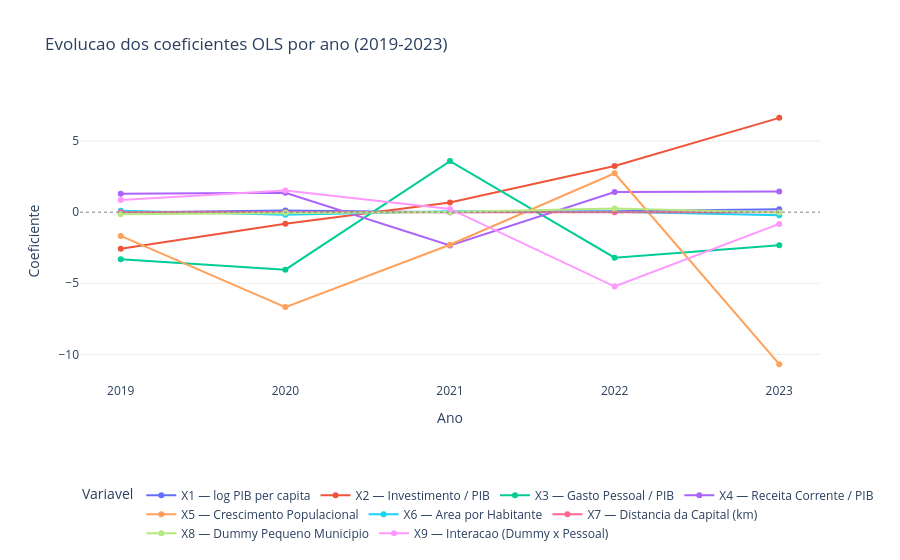

Notebook source saved alongside this figure:
### Code cell
# Grafico: evolucao dos coeficientes por ano
coef_long = res_ano_df[['Ano'] + VARIAVEIS_X].melt(id_vars='Ano', var_name='variavel', value_name='coef')
coef_long['variavel'] = coef_long['variavel'].map(ROTULOS_X)

fig_coef = px.line(
    coef_long, x='Ano', y='coef', color='variavel', markers=True,
    title='Evolucao dos coeficientes OLS por ano (2019-2023)',
    labels={'coef': 'Coeficiente', 'variavel': 'Variavel'},
)
fig_coef.add_hline(y=0, line_dash='dot', line_color='gray', line_width=1)
fig_coef.update_xaxes(tickmode='linear', dtick=1)
fig_coef.update_layout(plot_bgcolor='white', yaxis=dict(gridcolor='#eeeeee'),
                       legend=dict(orientation='h', y=-0.35, x=0))
fig_coef.show()

### Figure 1 — Plotly figure (JSON) as saved in the notebook; plotly's stock layout.template omitted (floating-point values rounded to 4 significant figures)
{"data": [{"hovertemplate": "Variavel=X1 — log PIB per capita<br>Ano=%{x}<br>Coeficiente=%{y}<extra></extra>", "legendgroup": "X1 — log PIB per capita", "line": {"color": "#636efa", "dash": "solid"}, "marker": {"symbol": "circle"}, "mode": "lines+markers", "name": "X1 — log PIB per capita", "orientation": "v", "showlegend": true, "type": "scatter", "x": [2019, 2020, 2021, 2022, 2023], "xaxis": "x", "y": [-0.0225, 0.1145, 0.0017, 0.0632, 0.2056], "yaxis": "y"}, {"hovertemplate": "Variavel=X2 — Investimento / PIB<br>Ano=%{x}<br>Coeficiente=%{y}<extra></extra>", "legendgroup": "X2 — Investimento / PIB", "line": {"color": "#EF553B", "dash": "solid"}, "marker": {"symbol": "circle"}, "mode": "lines+markers", "name": "X2 — Investimento / PIB", "orientation": "v", "showlegend": true, "type": "scatter", "x": [2019, 2020, 2021, 2022, 2023], "xaxis": "x", "y": [-2.57, -0.8111, 0.6822, 3.247, 6.631], "yaxis": "y"}, {"hovertemplate": "Variavel=X3 — Gasto Pessoal / PIB<br>Ano=%{x}<br>Coeficiente=%{y}<extra></extra>", "legendgroup": "X3 — Gasto Pessoal / PIB", "line": {"color": "#00cc96", "dash": "solid"}, "marker": {"symbol": "circle"}, "mode": "lines+markers", "name": "X3 — Gasto Pessoal / PIB", "orientation": "v", "showlegend": true, "type": "scatter", "x": [2019, 2020, 2021, 2022, 2023], "xaxis": "x", "y": [-3.306, -4.042, 3.592, -3.202, -2.318], "yaxis": "y"}, {"hovertemplate": "Variavel=X4 — Receita Corrente / PIB<br>Ano=%{x}<br>Coeficiente=%{y}<extra></extra>", "legendgroup": "X4 — Receita Corrente / PIB", "line": {"color": "#ab63fa", "dash": "solid"}, "marker": {"symbol": "circle"}, "mode": "lines+markers", "name": "X4 — Receita Corrente / PIB", "orientation": "v", "showlegend": true, "type": "scatter", "x": [2019, 2020, 2021, 2022, 2023], "xaxis": "x", "y": [1.299, 1.369, -2.344, 1.415, 1.453], "yaxis": "y"}, {"hovertemplate": "Variavel=X5 — Crescimento Populacional<br>Ano=%{x}<br>Coeficiente=%{y}<extra></extra>", "legendgroup": "X5 — Crescimento Populacional", "line": {"color": "#FFA15A", "dash": "solid"}, "marker": {"symbol": "circle"}, "mode": "lines+markers", "name": "X5 — Crescimento Populacional", "orientation": "v", "showlegend": true, "type": "scatter", "x": [2019, 2020, 2021, 2022, 2023], "xaxis": "x", "y": [-1.668, -6.672, -2.289, 2.736, -10.68], "yaxis": "y"}, {"hovertemplate": "Variavel=X6 — Area por Habitante<br>Ano=%{x}<br>Coeficiente=%{y}<extra></extra>", "legendgroup": "X6 — Area por Habitante", "line": {"color": "#19d3f3", "dash": "solid"}, "marker": {"symbol": "circle"}, "mode": "lines+markers", "name": "X6 — Area por Habitante", "orientation": "v", "showlegend": true, "type": "scatter", "x": [2019, 2020, 2021, 2022, 2023], "xaxis": "x", "y": [0.0973, -0.177, 0.0719, 0.0331, -0.2106], "yaxis": "y"}, {"hovertemplate": "Variavel=X7 — Distancia da Capital (km)<br>Ano=%{x}<br>Coeficiente=%{y}<extra></extra>", "legendgroup": "X7 — Distancia da Capital (km)", "line": {"color": "#FF6692", "dash": "solid"}, "marker": {"symbol": "circle"}, "mode": "lines+markers", "name": "X7 — Distancia da Capital (km)", "orientation": "v", "showlegend": true, "type": "scatter", "x": [2019, 2020, 2021, 2022, 2023], "xaxis": "x", "y": [0.0001, -0.0, 0.0002, -0.0006, 0.0002], "yaxis": "y"}, {"hovertemplate": "Variavel=X8 — Dummy Pequeno Municipio<br>Ano=%{x}<br>Coeficiente=%{y}<extra></extra>", "legendgroup": "X8 — Dummy Pequeno Municipio", "line": {"color": "#B6E880", "dash": "solid"}, "marker": {"symbol": "circle"}, "mode": "lines+markers", "name": "X8 — Dummy Pequeno Municipio", "orientation": "v", "showlegend": true, "type": "scatter", "x": [2019, 2020, 2021, 2022, 2023], "xaxis": "x", "y": [-0.1436, -0.0481, 0.0192, 0.2537, -0.0203], "yaxis": "y"}, {"hovertemplate": "Variavel=X9 — Interacao (Dummy x Pessoal)<br>Ano=%{x}<br>Coeficiente=%{y}<extra></extra>", "legendgroup": "X9 — Interacao (Dummy x Pessoal)", "line": {"color": "#FF97FF", "dash": "solid"}, "marker": {"symbol": "circle"}, "mode": "lines+markers", "name": "X9 — Interacao (Dummy x Pessoal)", "orientation": "v", "showlegend": true, "type": "scatter", "x": [2019, 2020, 2021, 2022, 2023], "xaxis": "x", "y": [0.8507, 1.526, 0.2253, -5.227, -0.8265], "yaxis": "y"}], "layout": {"legend": {"orientation": "h", "title": {"text": "Variavel"}, "tracegroupgap": 0, "x": 0, "y": -0.35}, "plot_bgcolor": "white", "shapes": [{"line": {"color": "gray", "dash": "dot", "width": 1}, "type": "line", "x0": 0, "x1": 1, "xref": "x domain", "y0": 0, "y1": 0, "yref": "y"}], "title": {"text": "Evolucao dos coeficientes OLS por ano (2019-2023)"}, "xaxis": {"anchor": "y", "domain": [0.0, 1.0], "dtick": 1, "tickmode": "linear", "title": {"text": "Ano"}}, "yaxis": {"anchor": "x", "domain": [0.0, 1.0], "gridcolor": "#eeeeee", "title": {"text": "Coeficiente"}}}}
